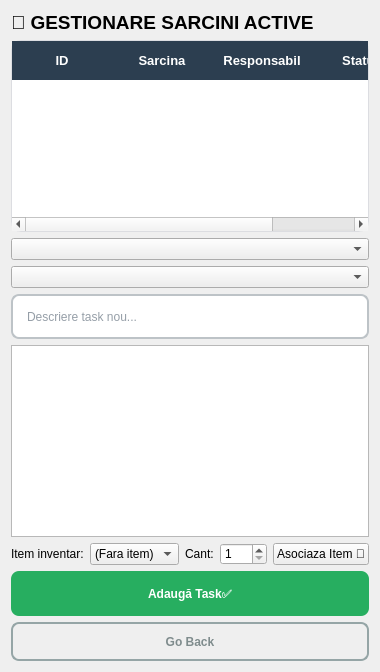
      <widget class="QWidget" name="page_4">
       <property name="styleSheet">
        <string notr="true">/* --- STIL TABEL ADMIN --- */
QTableWidget#tableTaskuriAdmin {
    background-color: #ffffff;
    border: 1px solid #dcdde1;
    border-radius: 10px;
    gridline-color: #f5f6fa;
    selection-background-color: #3498db;
    selection-color: white;
    outline: none;
}

/* Stil pentru antetul tabelului (Capul de tabel) */
QHeaderView::section {
    background-color: #2c3e50; /* Bleumarin închis */
    color: white;
    padding: 10px;
    border: none;
    font-weight: bold;
    font-size: 13px;
}

/* --- STIL ZONA DE INPUT (Ce trebuie facut / Angajat) --- */
QLineEdit#inputTaskAdmin, QComboBox#comboAngajatAdmin {
    border: 2px solid #bdc3c7;
    border-radius: 8px;
    padding: 8px 12px;
    background-color: white;
    color: #2c3e50;
    min-height: 25px;
}

QLineEdit#inputTaskAdmin:focus {
    border: 2px solid #3498db; /* Albastru la click */
}

/* --- BUTONUL DE ADĂUGARE TASK (Verde) --- */
QPushButton#btnAdaugaTaskManual {
    background-color: #27ae60;
    color: white;
    border-radius: 8px;
    font-weight: bold;
    min-height: 45px;
}

QPushButton#btnAdaugaTaskManual:hover {
    background-color: #219150;
}

/* --- BUTONUL GO BACK (Gri discret) --- */
QPushButton#btnBackToDash {
    background-color: transparent;
    border: 2px solid #95a5a6;
    color: #7f8c8d;
    border-radius: 8px;
    font-weight: bold;
    min-height: 35px;
}

QPushButton#btnBackToDash:hover {
    background-color: #95a5a6;
    color: white;
}

/* --- TITLUL PAGINII --- */
QLabel#label_9 {
    color: #2c3e50;
    font-size: 22px;
    font-weight: bold;
    margin-bottom: 10px;
}</string>
       </property>
       <layout class="QVBoxLayout" name="verticalLayout_10">
        <item>
         <widget class="QLabel" name="label_5">
          <property name="font">
           <font>
            <family>Segoe UI</family>
            <pointsize>14</pointsize>
            <bold>true</bold>
           </font>
          </property>
          <property name="text">
           <string>🔧 GESTIONARE SARCINI ACTIVE</string>
          </property>
         </widget>
        </item>
        <item>
         <widget class="QTableWidget" name="tableTaskuriAdmin">
          <attribute name="horizontalHeaderCascadingSectionResizes">
           <bool>false</bool>
          </attribute>
          <attribute name="horizontalHeaderShowSortIndicator" stdset="0">
           <bool>false</bool>
          </attribute>
          <attribute name="horizontalHeaderStretchLastSection">
           <bool>true</bool>
          </attribute>
          <attribute name="verticalHeaderCascadingSectionResizes">
           <bool>false</bool>
          </attribute>
          <attribute name="verticalHeaderShowSortIndicator" stdset="0">
           <bool>false</bool>
          </attribute>
          <attribute name="verticalHeaderStretchLastSection">
           <bool>false</bool>
          </attribute>
          <column>
           <property name="text">
            <string>ID</string>
           </property>
          </column>
          <column>
           <property name="text">
            <string>Sarcina</string>
           </property>
          </column>
          <column>
           <property name="text">
            <string>Responsabil</string>
           </property>
          </column>
          <column>
           <property name="text">
            <string>Status</string>
           </property>
          </column>
         </widget>
        </item>
        <item>
         <widget class="QComboBox" name="comboParcTask"/>
        </item>
        <item>
         <widget class="QComboBox" name="comboZonaTask"/>
        </item>
        <item>
         <widget class="QLineEdit" name="inputTaskAdmin">
          <property name="placeholderText">
           <string>Descriere task nou...</string>
          </property>
         </widget>
        </item>
        <item>
         <widget class="QListWidget" name="listAngajatiTask"/>
        </item>
        <item>
         <layout class="QHBoxLayout" name="hLayoutAsociere">
          <item>
           <widget class="QLabel" name="labelItemTask">
            <property name="text">
             <string>Item inventar:</string>
            </property>
           </widget>
          </item>
          <item>
           <widget class="QComboBox" name="comboItemInventar">
            <item>
             <property name="text">
              <string>(Fara item)</string>
             </property>
            </item>
           </widget>
          </item>
          <item>
           <widget class="QLabel" name="labelCantTask">
            <property name="text">
             <string>Cant:</string>
            </property>
           </widget>
          </item>
          <item>
           <widget class="QSpinBox" name="spinCantitateTask">
            <property name="minimum">
             <number>1</number>
            </property>
            <property name="maximum">
             <number>999</number>
            </property>
            <property name="value">
             <number>1</number>
            </property>
           </widget>
          </item>
          <item>
           <widget class="QPushButton" name="btnAsociaItem">
            <property name="text">
             <string>Asociaza Item 🔗</string>
            </property>
           </widget>
          </item>
         </layout>
        </item>
        <item>
         <widget class="QPushButton" name="btnAdaugaTaskManual">
          <property name="text">
           <string>Adaugă Task✅</string>
          </property>
         </widget>
        </item>
        <item>
         <widget class="QPushButton" name="btnBackToDash">
          <property name="text">
           <string>Go Back</string>
          </property>
         </widget>
        </item>
       </layout>
      </widget>
